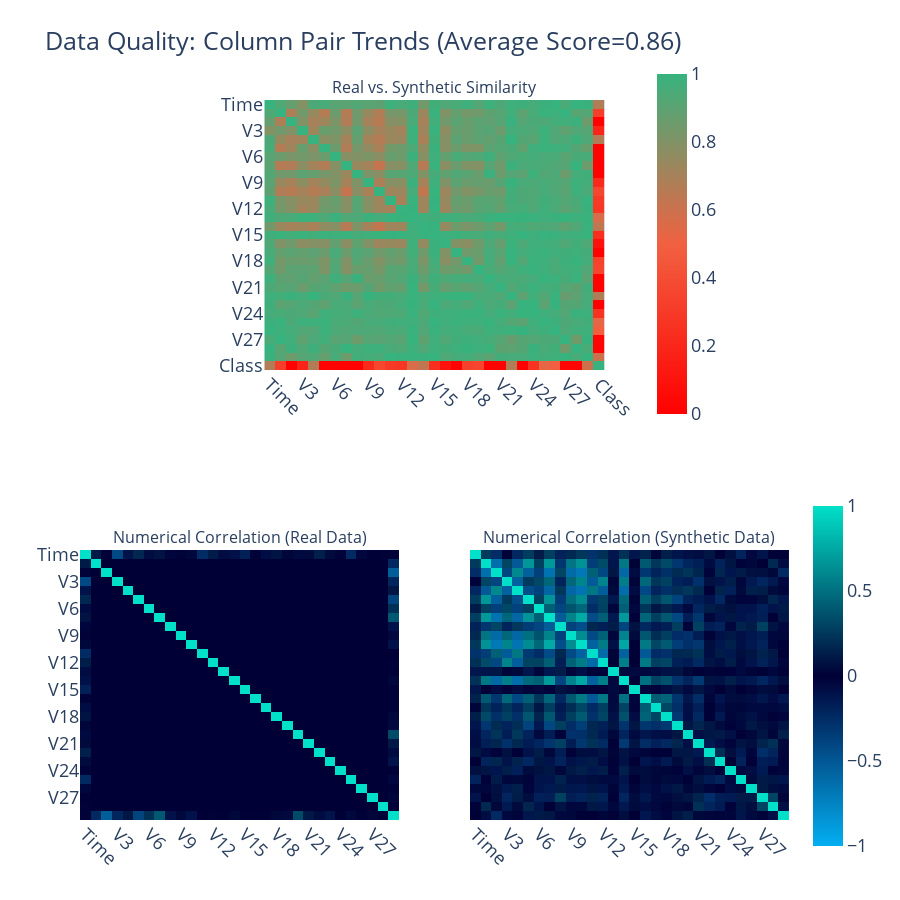

Notebook code for this chart:
### Code cell
gen_quality.get_visualization(property_name="Column Shapes")
gen_quality.get_visualization(property_name="Column Pair Trends")

### Figure 1 — Plotly figure (JSON) as saved in the notebook; plotly's stock layout.template omitted (floating-point values rounded to 4 significant figures; data arrays with more than 128 entries replaced by an {"elided": "..."} marker saying what was removed)
{"data": [{"coloraxis": "coloraxis", "hovertemplate": "<b>Column Pair</b><br>(%{x},%{y})<br><br>Similarity: %{z}<extra></extra>", "type": "heatmap", "x": ["Time", "V1", "V2", "V3", "V4", "V5", "V6", "V7", "V8", "V9", "V10", "V11", "V12", "V13", "V14", "V15", "V16", "V17", "V18", "V19", "V20", "V21", "V22", "V23", "V24", "V25", "V26", "V27", "V28", "Amount", "Class"], "xaxis": "x", "y": ["Time", "V1", "V2", "V3", "V4", "V5", "V6", "V7", "V8", "V9", "V10", "V11", "V12", "V13", "V14", "V15", "V16", "V17", "V18", "V19", "V20", "V21", "V22", "V23", "V24", "V25", "V26", "V27", "V28", "Amount", "Class"], "yaxis": "y", "z": {"elided": "31x31 float values"}}, {"coloraxis": "coloraxis2", "customdata": {"elided": "30x30 float values"}, "hovertemplate": "<b>Correlation</b><br>(%{x},%{y})<br><br>Synthetic: %{z}<br>(vs. Real: %{customdata})<extra></extra>", "type": "heatmap", "x": ["Time", "V1", "V2", "V3", "V4", "V5", "V6", "V7", "V8", "V9", "V10", "V11", "V12", "V13", "V14", "V15", "V16", "V17", "V18", "V19", "V20", "V21", "V22", "V23", "V24", "V25", "V26", "V27", "V28", "Amount"], "xaxis": "x2", "y": ["Time", "V1", "V2", "V3", "V4", "V5", "V6", "V7", "V8", "V9", "V10", "V11", "V12", "V13", "V14", "V15", "V16", "V17", "V18", "V19", "V20", "V21", "V22", "V23", "V24", "V25", "V26", "V27", "V28", "Amount"], "yaxis": "y2", "z": {"elided": "30x30 float values"}}, {"coloraxis": "coloraxis2", "customdata": {"elided": "30x30 float values"}, "hovertemplate": "<b>Correlation</b><br>(%{x},%{y})<br><br>Synthetic: %{z}<br>(vs. Real: %{customdata})<extra></extra>", "type": "heatmap", "x": ["Time", "V1", "V2", "V3", "V4", "V5", "V6", "V7", "V8", "V9", "V10", "V11", "V12", "V13", "V14", "V15", "V16", "V17", "V18", "V19", "V20", "V21", "V22", "V23", "V24", "V25", "V26", "V27", "V28", "Amount"], "xaxis": "x3", "y": ["Time", "V1", "V2", "V3", "V4", "V5", "V6", "V7", "V8", "V9", "V10", "V11", "V12", "V13", "V14", "V15", "V16", "V17", "V18", "V19", "V20", "V21", "V22", "V23", "V24", "V25", "V26", "V27", "V28", "Amount"], "yaxis": "y3", "z": {"elided": "30x30 float values"}}], "layout": {"annotations": [{"font": {"size": 16}, "showarrow": false, "text": "Real vs. Synthetic Similarity", "x": 0.5, "xanchor": "center", "xref": "paper", "y": 1, "yanchor": "bottom", "yref": "paper"}, {"font": {"size": 16}, "showarrow": false, "text": "Numerical Correlation (Real Data)", "x": 0.225, "xanchor": "center", "xref": "paper", "y": 0.375, "yanchor": "bottom", "yref": "paper"}, {"font": {"size": 16}, "showarrow": false, "text": "Numerical Correlation (Synthetic Data)", "x": 0.775, "xanchor": "center", "xref": "paper", "y": 0.375, "yanchor": "bottom", "yref": "paper"}], "coloraxis": {"cmax": 1, "cmin": 0, "colorbar": {"len": 0.5, "x": 0.8, "y": 0.8}, "colorscale": [[0, "#FF0000"], [0.5, "#F16141"], [1, "#36B37E"]]}, "coloraxis2": {"cmax": 1, "cmin": -1, "colorbar": {"len": 0.5, "y": 0.2}, "colorscale": [[0, "#03AFF1"], [0.5, "#000036"], [1, "#01E0C9"]]}, "font": {"size": 18}, "height": 900, "title": {"text": "Data Quality: Column Pair Trends (Average Score=0.86)"}, "width": 900, "xaxis": {"anchor": "y", "domain": [0.26, 0.74], "tickangle": 45}, "xaxis2": {"anchor": "y2", "domain": [0, 0.45], "tickangle": 45}, "xaxis3": {"anchor": "y3", "domain": [0.55, 1], "matches": "x2", "tickangle": 45}, "yaxis": {"anchor": "x", "autorange": "reversed", "domain": [0.625, 1]}, "yaxis2": {"anchor": "x2", "autorange": "reversed", "domain": [0, 0.375]}, "yaxis3": {"anchor": "x3", "autorange": "reversed", "domain": [0, 0.375], "matches": "y2", "visible": false}}}
